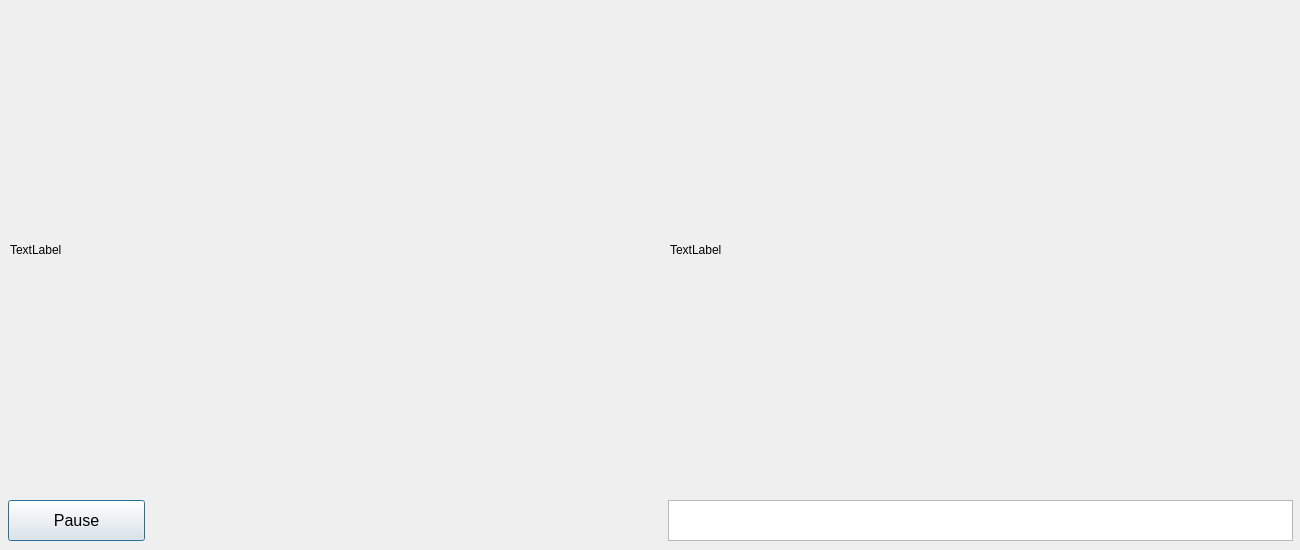
<?xml version="1.0" encoding="UTF-8"?>
<ui version="4.0">
 <class>Dialog</class>
 <widget class="QDialog" name="Dialog">
  <property name="geometry">
   <rect>
    <x>0</x>
    <y>0</y>
    <width>1300</width>
    <height>550</height>
   </rect>
  </property>
  <property name="windowTitle">
   <string>Dialog</string>
  </property>
  <widget class="QLabel" name="lblOriginal">
   <property name="geometry">
    <rect>
     <x>10</x>
     <y>10</y>
     <width>640</width>
     <height>480</height>
    </rect>
   </property>
   <property name="autoFillBackground">
    <bool>true</bool>
   </property>
   <property name="text">
    <string>TextLabel</string>
   </property>
  </widget>
  <widget class="QLabel" name="lblProcessed">
   <property name="geometry">
    <rect>
     <x>670</x>
     <y>10</y>
     <width>640</width>
     <height>480</height>
    </rect>
   </property>
   <property name="baseSize">
    <size>
     <width>640</width>
     <height>480</height>
    </size>
   </property>
   <property name="autoFillBackground">
    <bool>true</bool>
   </property>
   <property name="text">
    <string>TextLabel</string>
   </property>
  </widget>
  <widget class="QPushButton" name="btnPauseOrResume">
   <property name="geometry">
    <rect>
     <x>8</x>
     <y>500</y>
     <width>137</width>
     <height>41</height>
    </rect>
   </property>
   <property name="font">
    <font>
     <pointsize>12</pointsize>
    </font>
   </property>
   <property name="text">
    <string>Pause</string>
   </property>
  </widget>
  <widget class="QPlainTextEdit" name="txtXYRadius">
   <property name="geometry">
    <rect>
     <x>668</x>
     <y>500</y>
     <width>625</width>
     <height>41</height>
    </rect>
   </property>
   <property name="font">
    <font>
     <family>Courier New</family>
     <pointsize>12</pointsize>
    </font>
   </property>
   <property name="readOnly">
    <bool>true</bool>
   </property>
  </widget>
 </widget>
 <layoutdefault spacing="6" margin="11"/>
 <resources/>
 <connections/>
 <designerdata>
  <property name="gridDeltaX">
   <number>4</number>
  </property>
  <property name="gridDeltaY">
   <number>10</number>
  </property>
  <property name="gridSnapX">
   <bool>true</bool>
  </property>
  <property name="gridSnapY">
   <bool>true</bool>
  </property>
  <property name="gridVisible">
   <bool>true</bool>
  </property>
 </designerdata>
</ui>
